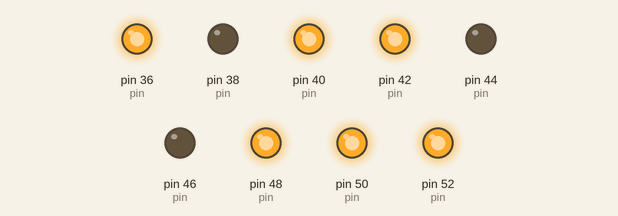
This sketch was run on a simulated Arduino Mega 2560, built with avr-gcc and run on an emulated ATmega2560. Parts: output pins drawn as LEDs (lit = HIGH). Random numbers use the default seed unless the sketch sets one.

Above: at 1.91 s.
At 7.5 s:
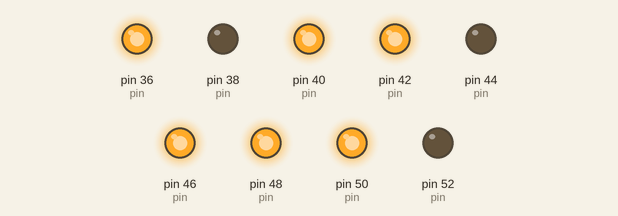
At 11.8 s:
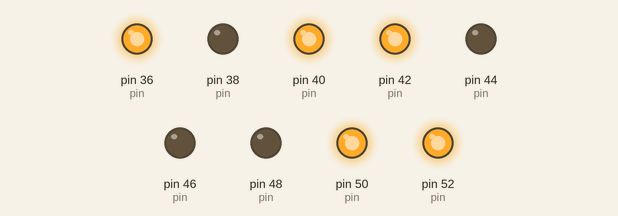
At 21.22 s:
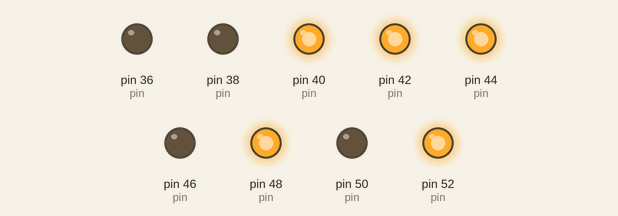
At 29.4 s:
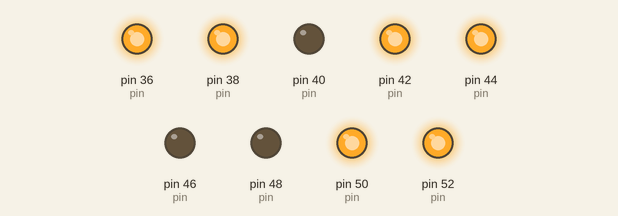
At 33.8 s:
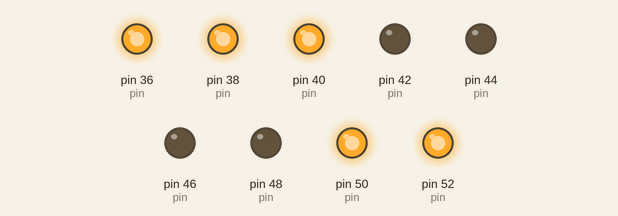
Timing chart, 0 to 40.0 s (numbered marks = the images above):
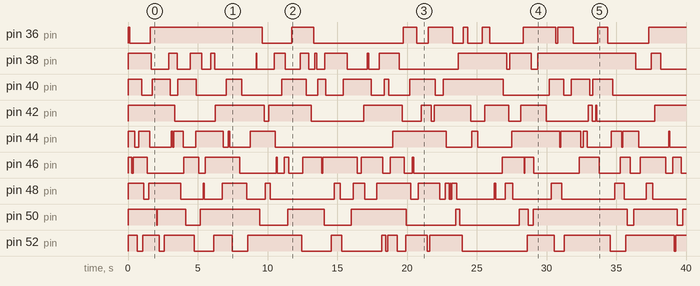

The sketch:

led_matrix_relais_test.ino
```cpp
int pin[] = {52, 50, 48, 46, 44, 42, 40, 38, 36};
int ledState=LOW;

unsigned long previousMillis = 0;        // will store last time LED was updated
//const long interval = 50;           // interval at which to blink (milliseconds)


long randNumber;
void setup() {
  // put your setup code here, to run once:

  for (int i : pin ) {
    pinMode(i, OUTPUT);
    digitalWrite(i,HIGH);
  }
  Serial.begin(9600);
  randomSeed(analogRead(0));
}

void loop() {
  long interval = random(40, 8000);
  long time = millis();
  randNumber = random(0, 9);
  int randPin = pin[randNumber];
//  Serial.println(randPin);

  unsigned long currentMillis = millis();

   if (currentMillis - previousMillis >= interval) {
    previousMillis = currentMillis;

    if (ledState == LOW) {
      ledState = HIGH;
    } else {
      ledState = LOW;
    }
      digitalWrite(randPin,ledState);

   }

}
```

Measured:
- by itself, pin 36 (pin): HIGH → LOW at 0.12 s, → HIGH 1.5 s later, → LOW 8.0 s later, → HIGH 2.1 s later, … (20 changes in this stretch)
- by itself, pin 38 (pin): HIGH → LOW at 1.7 s, → HIGH 1.2 s later, → LOW 0.60 s later, → HIGH 0.96 s later, … (29 changes in this stretch)
- by itself, pin 40 (pin): HIGH → LOW at 0.98 s, → HIGH 0.76 s later, → LOW 1.3 s later, → HIGH 0.55 s later, … (25 changes in this stretch)
- by itself, pin 42 (pin): HIGH → LOW at 3.3 s, → HIGH 2.9 s later, → LOW 3.5 s later, → HIGH 0.31 s later, … (20 changes in this stretch)
- by itself, pin 44 (pin): HIGH → LOW at 0.47 s, → HIGH 0.30 s later, → LOW 0.78 s later, → HIGH 1.5 s later, … (29 changes in this stretch)
- by itself, pin 46 (pin): HIGH → LOW at 0.29 s, → HIGH 0.10 s later, → LOW 1.0 s later, → HIGH 2.6 s later, … (33 changes in this stretch)
- by itself, pin 52 (pin): HIGH → LOW at 0.65 s, → HIGH 0.40 s later, → LOW 1.2 s later, → HIGH 0.39 s later, … (26 changes in this stretch)
